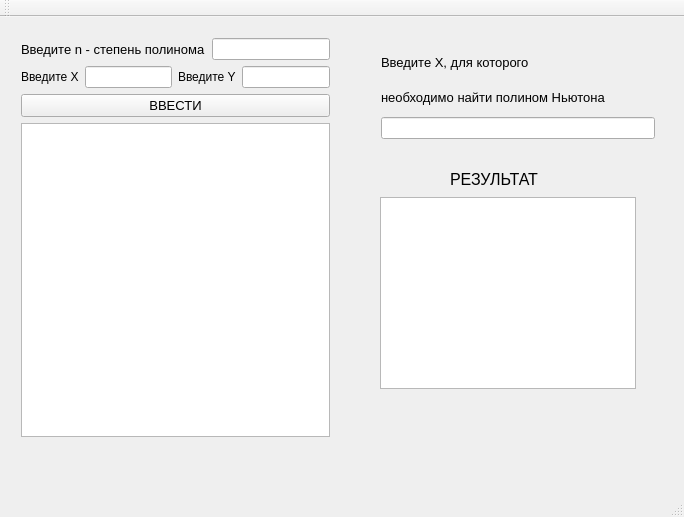
<?xml version="1.0" encoding="UTF-8"?>
<ui version="4.0">
 <class>MainWindow</class>
 <widget class="QMainWindow" name="MainWindow">
  <property name="geometry">
   <rect>
    <x>0</x>
    <y>0</y>
    <width>684</width>
    <height>517</height>
   </rect>
  </property>
  <property name="windowTitle">
   <string>MainWindow</string>
  </property>
  <widget class="QWidget" name="centralWidget">
   <widget class="QLabel" name="label_6">
    <property name="geometry">
     <rect>
      <x>450</x>
      <y>150</y>
      <width>111</width>
      <height>24</height>
     </rect>
    </property>
    <property name="font">
     <font>
      <pointsize>12</pointsize>
     </font>
    </property>
    <property name="text">
     <string>РЕЗУЛЬТАТ</string>
    </property>
   </widget>
   <widget class="QTextBrowser" name="text">
    <property name="geometry">
     <rect>
      <x>380</x>
      <y>180</y>
      <width>256</width>
      <height>192</height>
     </rect>
    </property>
   </widget>
   <widget class="QWidget" name="">
    <property name="geometry">
     <rect>
      <x>10</x>
      <y>10</y>
      <width>331</width>
      <height>421</height>
     </rect>
    </property>
    <layout class="QVBoxLayout" name="verticalLayout_2">
     <item>
      <layout class="QHBoxLayout" name="horizontalLayout">
       <item>
        <widget class="QLabel" name="label">
         <property name="font">
          <font>
           <pointsize>10</pointsize>
          </font>
         </property>
         <property name="text">
          <string>Введите n - степень полинома</string>
         </property>
        </widget>
       </item>
       <item>
        <widget class="QLineEdit" name="lineEdit">
         <property name="text">
          <string/>
         </property>
        </widget>
       </item>
      </layout>
     </item>
     <item>
      <layout class="QHBoxLayout" name="horizontalLayout_2">
       <item>
        <widget class="QLabel" name="label_2">
         <property name="font">
          <font>
           <pointsize>9</pointsize>
          </font>
         </property>
         <property name="text">
          <string>Введите X</string>
         </property>
        </widget>
       </item>
       <item>
        <widget class="QLineEdit" name="lineEditX"/>
       </item>
       <item>
        <widget class="QLabel" name="label_5">
         <property name="font">
          <font>
           <pointsize>9</pointsize>
          </font>
         </property>
         <property name="text">
          <string>Введите Y</string>
         </property>
        </widget>
       </item>
       <item>
        <widget class="QLineEdit" name="lineEditY"/>
       </item>
      </layout>
     </item>
     <item>
      <layout class="QVBoxLayout" name="verticalLayout">
       <item>
        <widget class="QPushButton" name="enter">
         <property name="font">
          <font>
           <pointsize>10</pointsize>
          </font>
         </property>
         <property name="text">
          <string>ВВЕСТИ</string>
         </property>
        </widget>
       </item>
       <item>
        <widget class="QTableView" name="table"/>
       </item>
      </layout>
     </item>
    </layout>
   </widget>
   <widget class="QWidget" name="">
    <property name="geometry">
     <rect>
      <x>370</x>
      <y>20</y>
      <width>296</width>
      <height>113</height>
     </rect>
    </property>
    <layout class="QVBoxLayout" name="verticalLayout_4">
     <item>
      <layout class="QVBoxLayout" name="verticalLayout_3">
       <item>
        <widget class="QLabel" name="label_3">
         <property name="font">
          <font>
           <pointsize>10</pointsize>
          </font>
         </property>
         <property name="text">
          <string>Введите X, для которого</string>
         </property>
        </widget>
       </item>
       <item>
        <widget class="QLabel" name="label_4">
         <property name="font">
          <font>
           <pointsize>10</pointsize>
          </font>
         </property>
         <property name="text">
          <string>необходимо найти полином Ньютона</string>
         </property>
        </widget>
       </item>
      </layout>
     </item>
     <item>
      <widget class="QLineEdit" name="lineEditX_find"/>
     </item>
    </layout>
   </widget>
  </widget>
  <widget class="QMenuBar" name="menuBar">
   <property name="geometry">
    <rect>
     <x>0</x>
     <y>0</y>
     <width>684</width>
     <height>26</height>
    </rect>
   </property>
  </widget>
  <widget class="QToolBar" name="mainToolBar">
   <attribute name="toolBarArea">
    <enum>TopToolBarArea</enum>
   </attribute>
   <attribute name="toolBarBreak">
    <bool>false</bool>
   </attribute>
  </widget>
  <widget class="QStatusBar" name="statusBar"/>
 </widget>
 <layoutdefault spacing="6" margin="11"/>
 <resources/>
 <connections/>
</ui>
